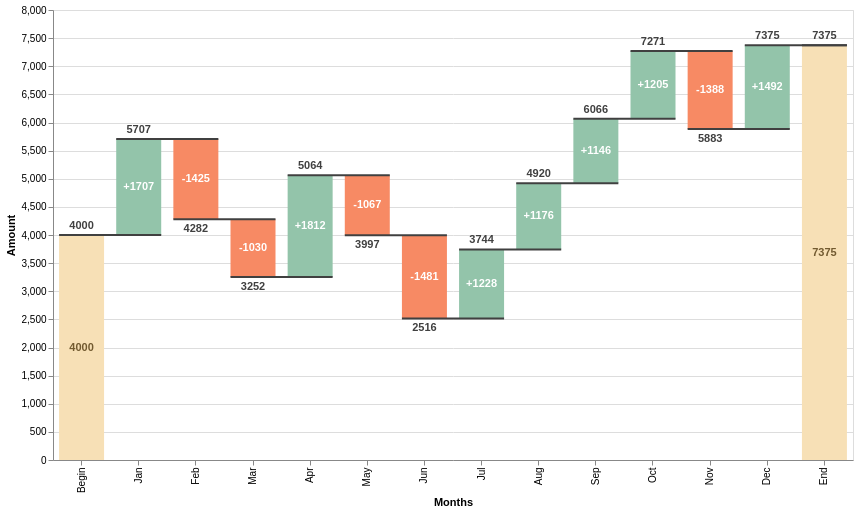

Express this chart as Vega-Lite.
### Vega-Lite specification from a JSON file in a GitHub repository (floating-point values rounded to 4 significant figures)
{"$schema": "https://vega.github.io/schema/vega-lite/v3.json", "data": {"values": [{"label": "Begin", "amount": 4000}, {"label": "Jan", "amount": 1707}, {"label": "Feb", "amount": -1425}, {"label": "Mar", "amount": -1030}, {"label": "Apr", "amount": 1812}, {"label": "May", "amount": -1067}, {"label": "Jun", "amount": -1481}, {"label": "Jul", "amount": 1228}, {"label": "Aug", "amount": 1176}, {"label": "Sep", "amount": 1146}, {"label": "Oct", "amount": 1205}, {"label": "Nov", "amount": -1388}, {"label": "Dec", "amount": 1492}, {"label": "End", "amount": 0}]}, "width": 800, "height": 450, "transform": [{"window": [{"op": "sum", "field": "amount", "as": "sum"}]}, {"window": [{"op": "lead", "field": "label", "as": "lead"}]}, {"calculate": "datum.lead === null ? datum.label : datum.lead", "as": "lead"}, {"calculate": "datum.label === 'End' ? 0 : datum.sum - datum.amount", "as": "previous_sum"}, {"calculate": "datum.label === 'End' ? datum.sum : datum.amount", "as": "amount"}, {"calculate": "(datum.label !== 'Begin' && datum.label !== 'End' && datum.amount > 0 ? '+' : '') + datum.amount", "as": "text_amount"}, {"calculate": "(datum.sum + datum.previous_sum) / 2", "as": "center"}, {"calculate": "datum.sum < datum.previous_sum ? datum.sum : ''", "as": "sum_dec"}, {"calculate": "datum.sum > datum.previous_sum ? datum.sum : ''", "as": "sum_inc"}], "encoding": {"x": {"field": "label", "type": "ordinal", "sort": null, "title": "Months"}}, "layer": [{"mark": {"type": "bar", "size": 45}, "encoding": {"y": {"field": "previous_sum", "type": "quantitative", "title": "Amount"}, "y2": {"field": "sum"}, "color": {"condition": [{"test": "datum.label === 'Begin' || datum.label === 'End'", "value": "#f7e0b6"}, {"test": "datum.sum < datum.previous_sum", "value": "#f78a64"}], "value": "#93c4aa"}}}, {"mark": {"type": "rule", "color": "#404040", "opacity": 1, "strokeWidth": 2, "xOffset": -22.5, "x2Offset": 22.5}, "encoding": {"x2": {"field": "lead"}, "y": {"field": "sum", "type": "quantitative"}}}, {"mark": {"type": "text", "dy": -4, "baseline": "bottom"}, "encoding": {"y": {"field": "sum_inc", "type": "quantitative"}, "text": {"field": "sum_inc", "type": "nominal"}}}, {"mark": {"type": "text", "dy": 4, "baseline": "top"}, "encoding": {"y": {"field": "sum_dec", "type": "quantitative"}, "text": {"field": "sum_dec", "type": "nominal"}}}, {"mark": {"type": "text", "fontWeight": "bold", "baseline": "middle"}, "encoding": {"y": {"field": "center", "type": "quantitative"}, "text": {"field": "text_amount", "type": "nominal"}, "color": {"condition": [{"test": "datum.label === 'Begin' || datum.label === 'End'", "value": "#725a30"}], "value": "white"}}}], "config": {"text": {"fontWeight": "bold", "color": "#404040"}}}
